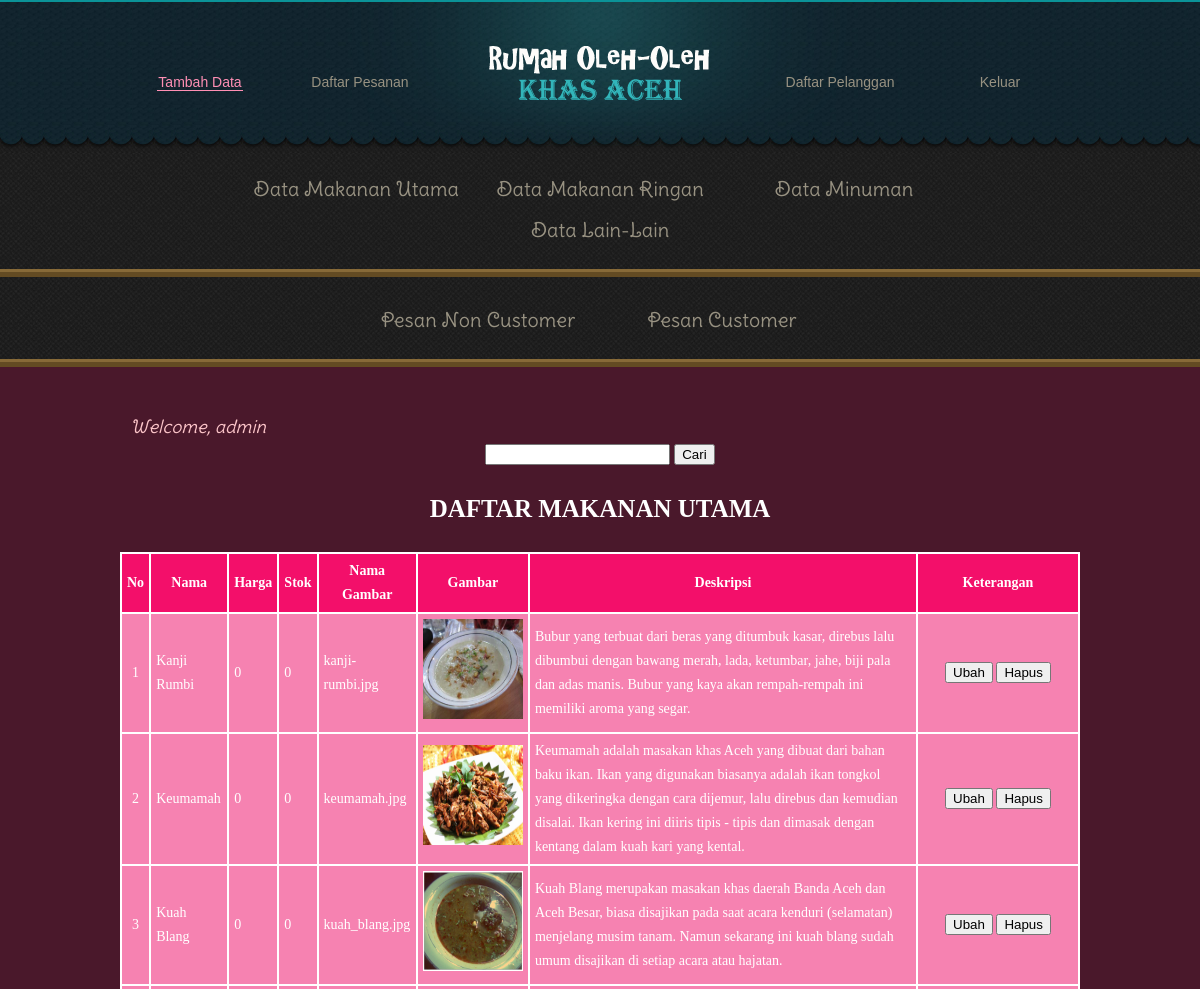
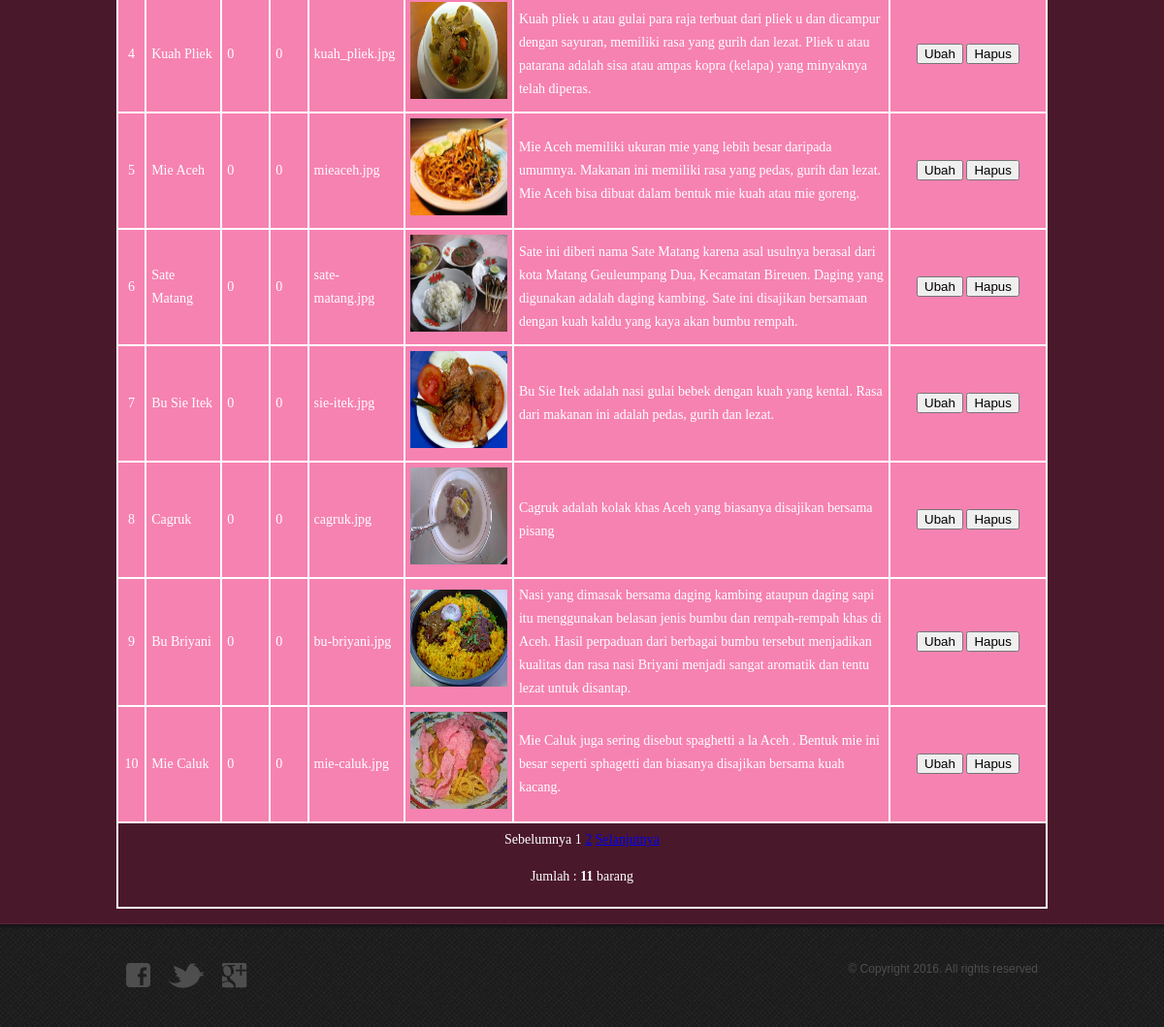
Page /admin/listmakanan.php (signed in) on the committed database (2 pictures, top to bottom).
### tables this page shows
CREATE TABLE IF NOT EXISTS `barang` (
  `id_barang` int(5) NOT NULL AUTO_INCREMENT,
  `id_jenis` int(3) NOT NULL,
  `nama_barang` varchar(20) NOT NULL,
  `harga` int(10) NOT NULL,
  `stok` varchar(3) NOT NULL,
  `gambar` varchar(50) NOT NULL,
  `keterangan` varchar(300) NOT NULL,
  PRIMARY KEY (`id_barang`),
  KEY `barang_ibfk_1` (`id_jenis`)
);

### admin/listmakanan.php (the view, shortened to what this page needs)
<!DOCTYPE html>
<?php
	$cari = $_GET ['cari'];
?>
<html>
<head>
	<link rel="stylesheet" type="text/css" href="../css/style.css">
</head>
<body>
	<?php
		include "header.php";
		if ($cari == '')
		{
	?>
	<div id="body">
		<div id="about">
			<h3>
				<?php
					echo"<i>Welcome, ".$_SESSION['username']." </i>";
				?>
			</h3>
			<center>
				<form method="get" action="listmakanan.php">
				<center>
					<input type="text" name="cari">
					<input type="submit" name="submit" value="Cari" class="button">
				</center>
				</form>
			</center>
			<br><br>
			<h1 align="center"><b>DAFTAR MAKANAN UTAMA</b></h1>
			<br><br>
			<table border="1" align="center" bordercolor="#ffffff" cellspacing="0" cellpadding="5">
				<tr bgcolor="#f30f6a" align="center">
					<td><b>No</b></td>
					<td><b>Nama</b></td>
					<td><b>Harga</b></td>
					<td><b>Stok</b></td>
					<td><b>Nama Gambar</b></td>
					<td><b>Gambar</b></td>
					<td><b>Deskripsi</b></td>
					<td><b>Keterangan</b></td>
				</tr>
				<?php
					$batas   = 10;
					if(empty($_GET['halaman'])){
						$posisi  = 0;
						$halaman = 1;
					}
					else{
						$halaman= $_GET['halaman'];
						$posisi = ($halaman-1) * $batas;
					}
					$result = mysql_query("SELECT b.nama_barang, b.harga, b.stok, b.gambar, b.keterangan, b.id_barang
										   FROM barang b, jenis j
										   WHERE b.id_jenis = j.id_jenis AND j.id_jenis =1 LIMIT $posisi, $batas");
					$no = $posisi+1;
					while($cols = mysql_fetch_array($result))
					{
				echo"<tr bgcolor='#f682b1'>
					<td height='30' align='center'>" .$no."</td>
					<td>".$cols [0]."</td>
					<td>".$cols [1]."</td>
					<td>".$cols [2]."</td>
					<td>".$cols [3]."</td>
					<td>"?><img src="../barang/<?PHP echo $cols['gambar'];?>"/ width="100" height="100"></td>
					<?php
					echo"<td>".$cols [4]."</td>
					<td align='center' width='150'>
						<a href=\"editmakanan.php?id=".$cols[5]."\"><button>Ubah</button></a>
						<a href=\"hapusmakanan.php?id=".$cols[5]."\" title=\"delete\" onclick=\"return confirm('Apakah Anda akan menghapus data ini?');\"><button>Hapus</button></a>
					</td>
				</tr>";
					$no++;
					}
					$tampil = mysql_query("SELECT b.nama_barang, b.harga, b.stok, b.gambar, b.keterangan
										   FROM barang b, jenis j
										   WHERE b.id_jenis = j.id_jenis AND j.id_jenis =1 GROUP BY b.nama_barang");
					$jmldata = mysql_num_rows($tampil);
					$jmlhal  = ceil($jmldata/$batas);
					echo"<tr>
						<td colspan='8' align=center>
						";
								if($halaman > 1){
									$prev=$halaman-1;
									echo "<span class=prevnext><a href=$_SERVER[PHP_SELF]?halaman=$prev id='font'>Sebelumnya </a></span> ";
								}
								else{
									echo "<center><span class=disabled id='font'>Sebelumnya </span>";
								}
								for($i=1;$i<=$jmlhal;$i++)
								if ($i != $halaman){
									echo " <a href=$_SERVER[PHP_SELF]?halaman=$i id='font'>$i</a> ";
								}
								else{
									echo "<span class=current id='font'>$i </span>";
								}
								if($halaman < $jmlhal){
									$next=$halaman+1;
									echo "<span class=prevnext><a href=$_SERVER[PHP_SELF]?halaman=$next id='font'> Selanjutnya</a></span>";
								}
								else{
									echo "<span class=disabled id='font'> Selanjutnya</span></center>";
								}
								echo "</div><p align=center id='font'>Jumlah : <b>$jmldata</b> barang</p>";
							?>
		</div>
<?php }
	include 'footer.php';
?>
</body>
</html>

### css/style.css (style rules this page uses)
#body #about h1 b { color:#ffffff; font-size: 25px; font-family: 'georgia'; }
table { color: #ffffff; font-family: 'Georgia'; font-size: 14px; font-weight: normal; line-height: 24px; text-align:middle; border-style:solid; border-color:#ffffff; }
body { background: url(../images/bg-body.jpg) repeat left top; font-family: Arial, Helvetica, sans-serif; font-size: 14px; line-height: 1; margin: 0; min-width: 960px; padding: 0; }
a { outline: none; }
img { border: 0; }
#body { background: #4a182b; border-bottom: 1px solid #5f233a; min-height: 1050px; padding: 15px 0 15px; width: 100%; }
#body > div { margin: 0 auto; padding: 0; width: 960px; }
#body #about h1 { color: #fcc5c9; font-size: 24px; font-family: 'DeliusSwashCaps-Regular'; font-weight: normal; line-height: 30px; margin: 0; padding: 0 10px; }
#body #about h3 { color: #fcc5c9; font-size: 18px; font-family: 'DeliusSwashCaps-Regular'; font-weight: normal; margin: 0; padding: 36px 10px 8px; }

### rows in the picture
barang: nama_barang "Kanji Rumbi", harga "0", stok "0", gambar "kanji-rumbi.jpg", gambar (picture), keterangan "Bubur yang terbuat dari beras yang ditumbuk kasar, direbus lalu dibumbui dengan bawang merah, lada, ketumbar, jahe, biji pala dan adas manis. Bubur yang kaya akan rempah-rempah ini memiliki aroma yang segar."
barang: nama_barang "Keumamah", harga "0", stok "0", gambar "keumamah.jpg", gambar (picture), keterangan "Keumamah adalah masakan khas Aceh yang dibuat dari bahan baku ikan. Ikan yang digunakan biasanya adalah ikan tongkol yang dikeringka dengan cara dijemur, lalu direbus dan kemudian disalai. Ikan kering ini diiris tipis - tipis dan dimasak dengan kentang dalam kuah kari yang kental."
barang: nama_barang "Kuah Blang", harga "0", stok "0", gambar "kuah_blang.jpg", gambar (picture), keterangan "Kuah Blang merupakan masakan khas daerah Banda Aceh dan Aceh Besar, biasa disajikan pada saat acara kenduri (selamatan) menjelang musim tanam. Namun sekarang ini kuah blang sudah umum disajikan di setiap acara atau hajatan."
barang: nama_barang "Kuah Pliek", harga "0", stok "0", gambar "kuah_pliek.jpg", gambar (picture), keterangan "Kuah pliek u atau gulai para raja terbuat dari pliek u dan dicampur dengan sayuran, memiliki rasa yang gurih dan lezat. Pliek u atau patarana adalah sisa atau ampas kopra (kelapa) yang minyaknya telah diperas."
barang: nama_barang "Mie Aceh", harga "0", stok "0", gambar "mieaceh.jpg", gambar (picture), keterangan "Mie Aceh memiliki ukuran mie yang lebih besar daripada umumnya. Makanan ini memiliki rasa yang pedas, gurih dan lezat. Mie Aceh bisa dibuat dalam bentuk mie kuah atau mie goreng."
barang: nama_barang "Sate Matang", harga "0", stok "0", gambar "sate-matang.jpg", gambar (picture), keterangan "Sate ini diberi nama Sate Matang karena asal usulnya berasal dari kota Matang Geuleumpang Dua, Kecamatan Bireuen. Daging yang digunakan adalah daging kambing. Sate ini disajikan bersamaan dengan kuah kaldu yang kaya akan bumbu rempah."
barang: nama_barang "Bu Sie Itek", harga "0", stok "0", gambar "sie-itek.jpg", gambar (picture), keterangan "Bu Sie Itek adalah nasi gulai bebek dengan kuah yang kental. Rasa dari makanan ini adalah pedas, gurih dan lezat."
barang: nama_barang "Cagruk", harga "0", stok "0", gambar "cagruk.jpg", gambar (picture), keterangan "Cagruk adalah kolak khas Aceh yang biasanya disajikan bersama pisang"
barang: nama_barang "Bu Briyani", harga "0", stok "0", gambar "bu-briyani.jpg", gambar (picture), keterangan "Nasi yang dimasak bersama daging kambing ataupun daging sapi itu menggunakan belasan jenis bumbu dan rempah-rempah khas di Aceh. Hasil perpaduan dari berbagai bumbu tersebut menjadikan kualitas dan rasa nasi Briyani menjadi sangat aromatik dan tentu lezat untuk disantap."
barang: nama_barang "Mie Caluk", harga "0", stok "0", gambar "mie-caluk.jpg", gambar (picture), keterangan "Mie Caluk juga sering disebut spaghetti a la Aceh . Bentuk mie ini besar seperti sphagetti dan biasanya disajikan bersama kuah kacang."

### other values in the picture
$_SESSION['username'] "admin"
$jmldata "11"
